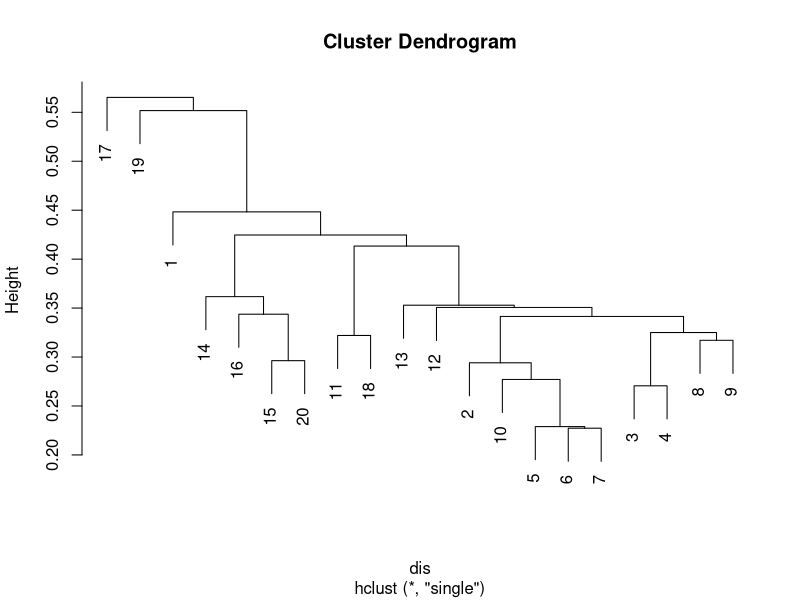
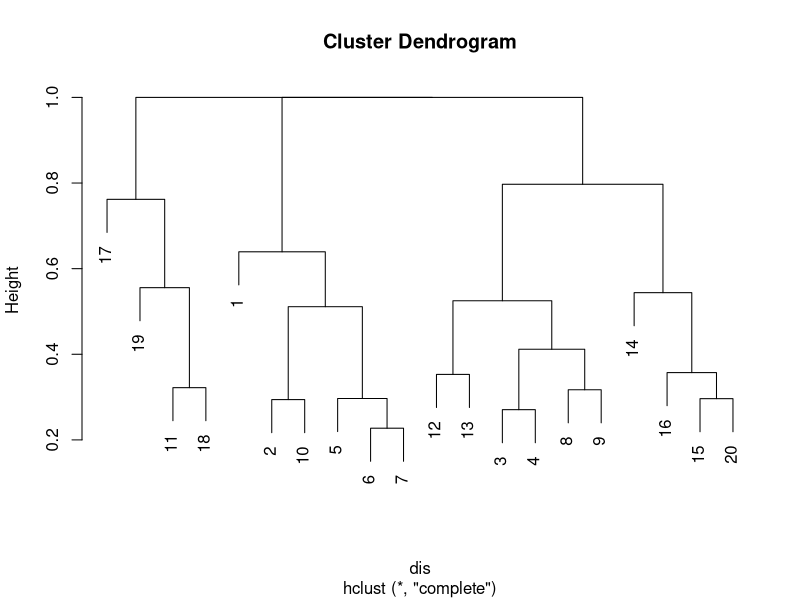
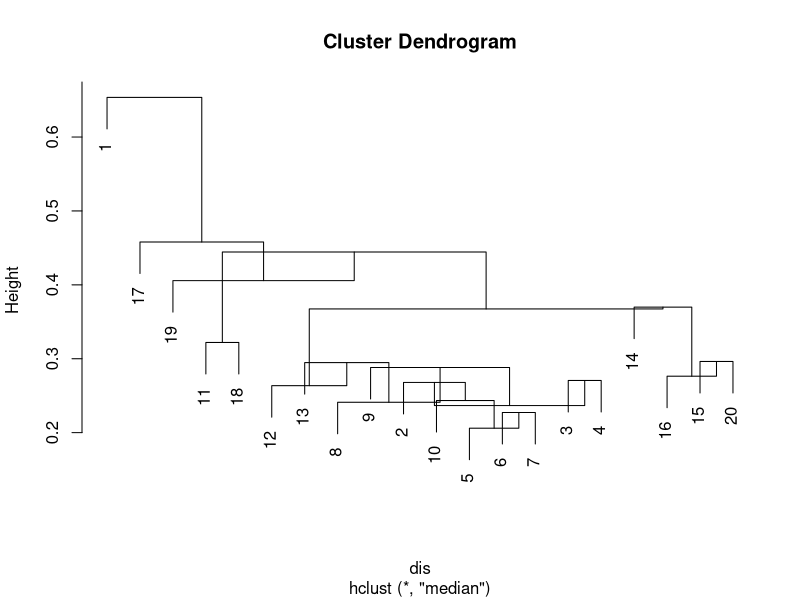
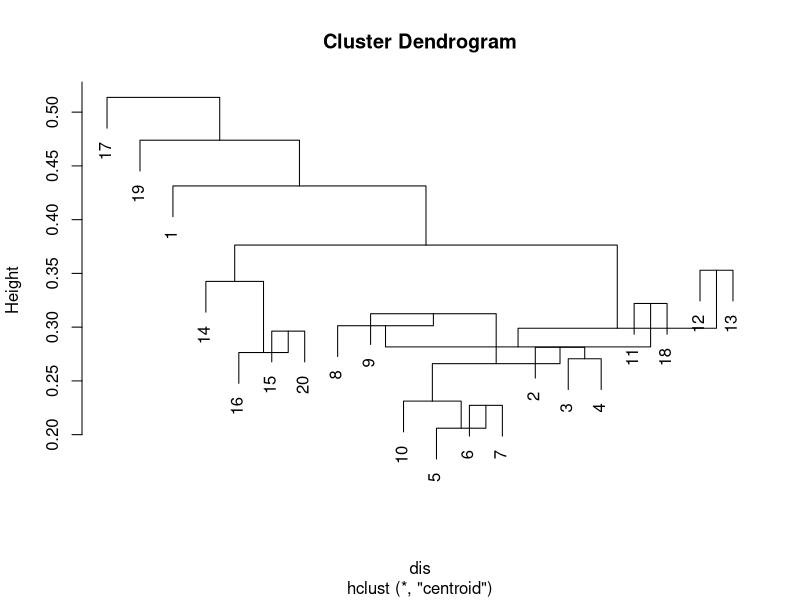
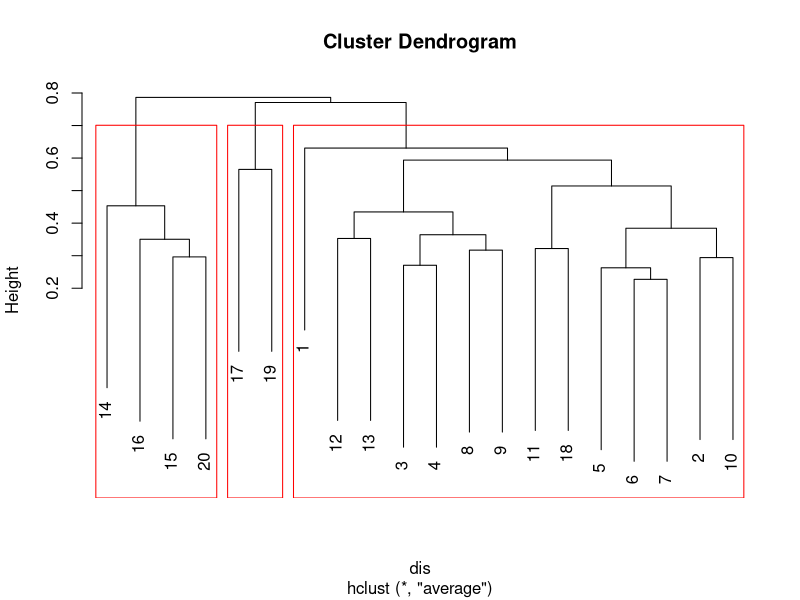

These charts were generated, in order, by the following R code:
#par(mfrow = c(2,3))

library(vegan)
data(dune)

dis <- vegdist(dune)
# 最近邻体法（nearest neighbor sorting，单一连接法 Single Linkage Agglomerative Clustering）
near <- hclust(dis,method = "single")

# Further neighbor sorting
fur <- hclust(dis,method = "complete")
md <- hclust(dis,method = "median")
cent <- hclust(dis,method = "centroid")
avg<- hclust(dis,method = "average")

plot(near)
plot(fur)
plot(md)
plot(cent)
plot(avg,hang = 1)

rect.hclust(avg, k = 3, border = "red")